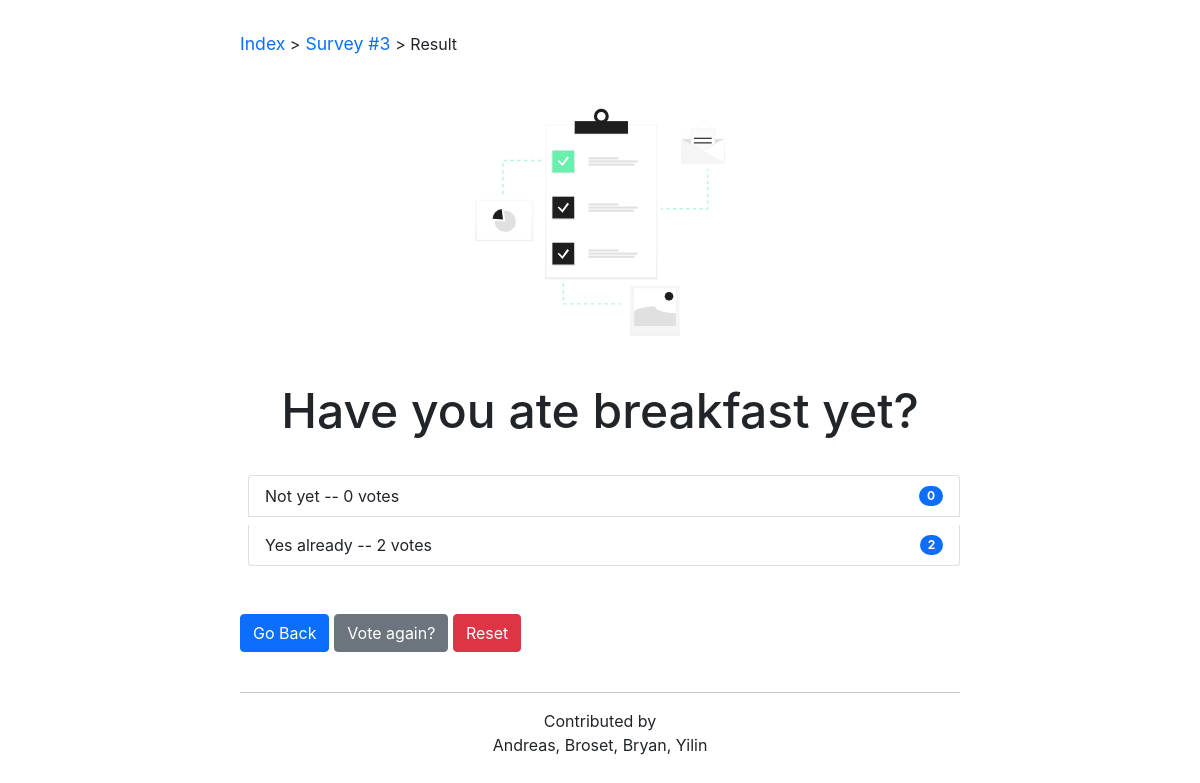
Before: /polls/3/results/ with the older database file.
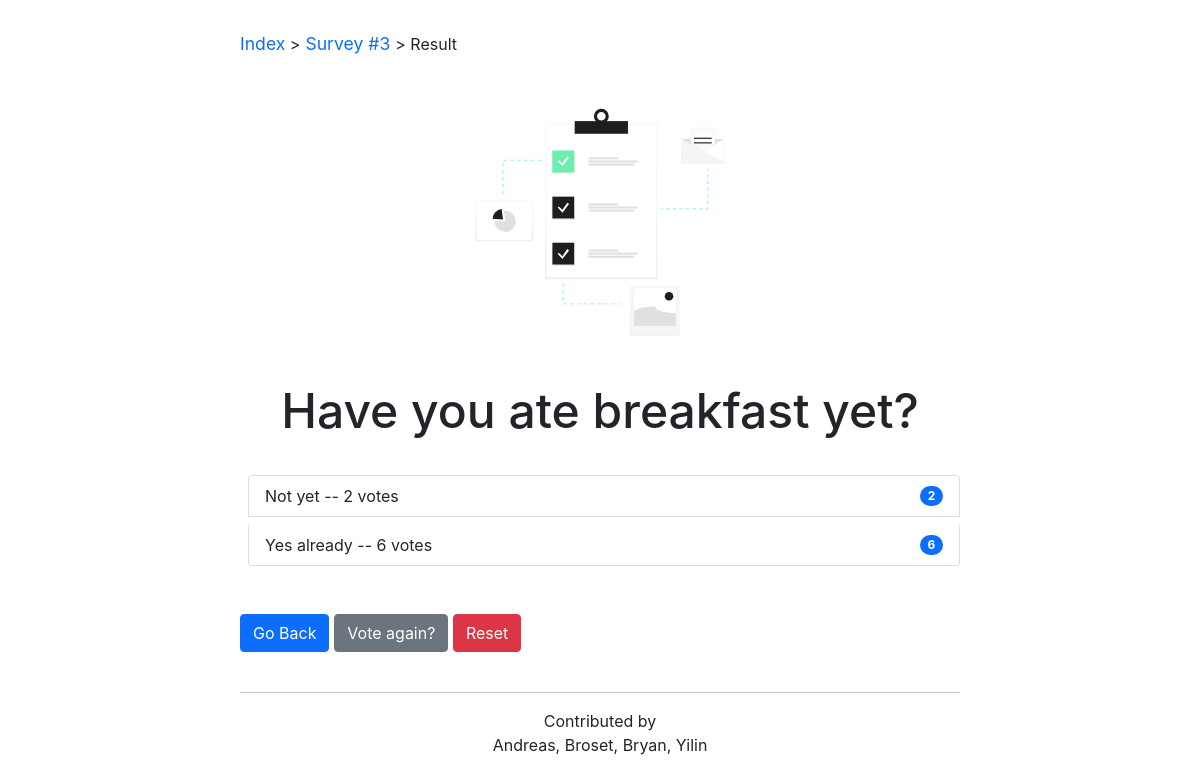
After: the same page with the newer database file.
### polls/models.py (models this page shows, shortened)
class Choice(models.Model):
    question = models.ForeignKey(Question, on_delete=models.CASCADE)
    choice_text = models.CharField(max_length=200)
    votes = models.IntegerField(default=0)

### polls/views.py (the view)
# urls.py: path('<int:pk>/results/', views.ResultsView.as_view(), name='results'),
class ResultsView(generic.DetailView):
    model = Question
    template_name = 'polls/results.html'

### polls/templates/polls/results.html (shortened to what this page needs)
{% extends "polls/base.html" %}
{% block currPage %} <a href="{% url 'polls:index' %}">Index</a> ><a href="{% url 'polls:detail' question.id %}"> Survey #{{question.id}} </a> > Result   {% endblock %}
{% block heading1%} {{question.question_text}} {% endblock %}
{% block mainbody %}
<ul class="list-group margin-top">
{% for choice in question.choice_set.all %}
<li class="list-group-item d-flex justify-content-between align-items-center">{{ choice.choice_text }} -- {{ choice.votes }}
vote{{ choice.votes|pluralize }}
<span class="badge bg-primary rounded-pill"> {{choice.votes}} </span>
</li>
{% endfor %}
</ul>
<div class="margin-top d-md-block">
    <a href="{% url 'polls:index' %}"> <button class="btn btn-primary" type="button"> Go Back </button> </a>
    <a class="btn btn-secondary" href="{% url 'polls:detail' question.id %}">Vote
again?</a>
    <a href="{% url 'polls:reset_vote' question.id %}" class="btn btn-danger"> Reset </a>
</div>
{% endblock %}

Changed rows visible on the page:
changed Choice "Not yet": votes "0" → "2"
changed Choice "Yes already": votes "2" → "6"
